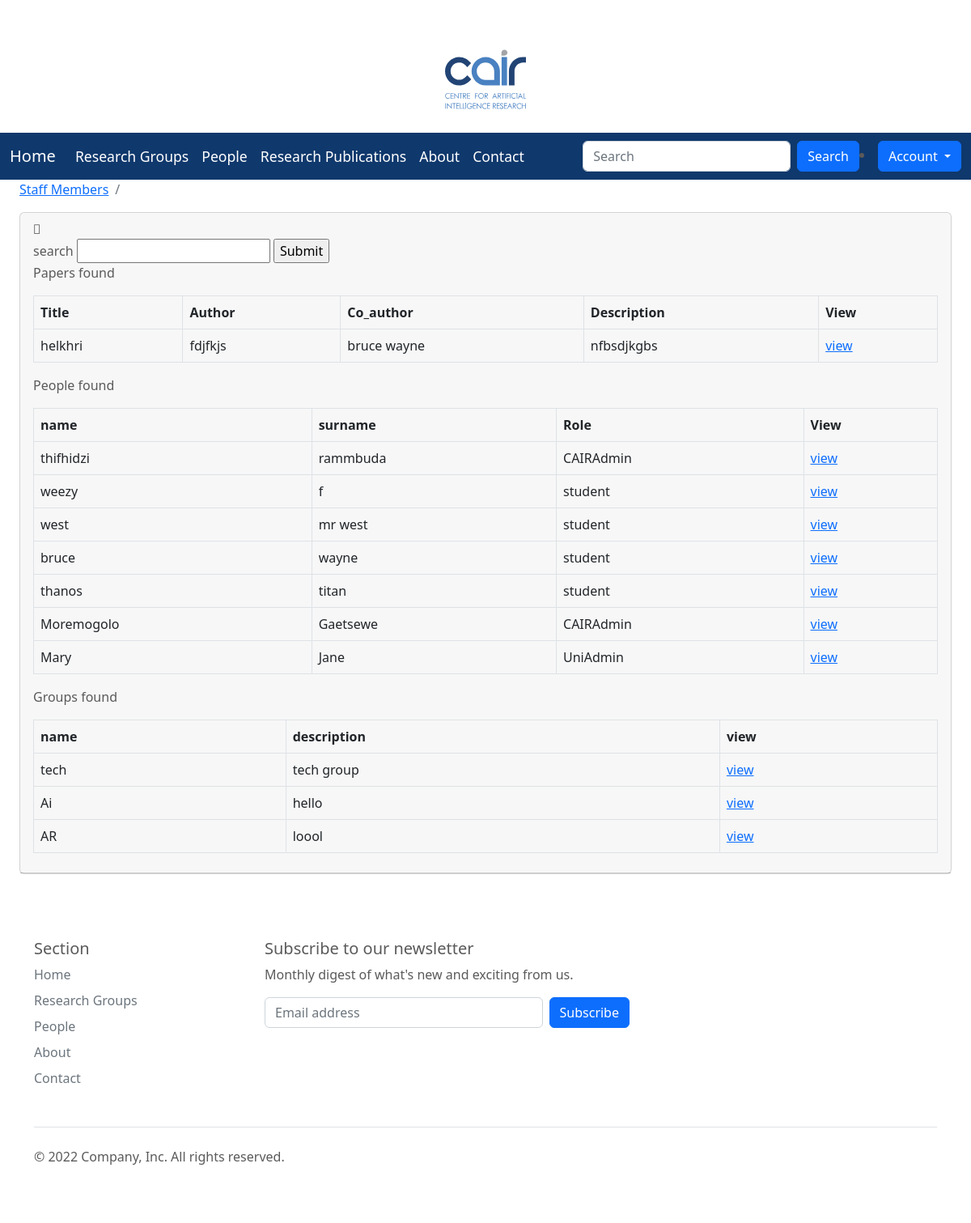
The app's page /search/ with its own data.
### researchapp/models.py (models this page shows, shortened)
class Paper(models.Model):
    title = models.CharField(max_length=100)
    author = models.CharField(max_length=50)
    co_author = models.CharField(max_length=50)
    description =  models.TextField()
    category  = models.ForeignKey(PaperType, on_delete=models.CASCADE, default=None,blank=True , null=TRUE)
    group = models.ForeignKey(Group, on_delete=models.CASCADE, default=None,blank=True , null=TRUE)
    publication = models.FileField(upload_to='pdf/publications')
    peerReview = models.FileField(upload_to='pdf/peerReview', blank=True , null=TRUE)
    created = models.DateField(auto_now_add=True)
    published_by=models.ForeignKey(User, on_delete=models.CASCADE, default=None,blank=True , null=TRUE)

class User(AbstractUser):
    role = models.ForeignKey(Role, on_delete=models.CASCADE, default=None,blank=True , null=TRUE)
    university = models.ForeignKey(University, on_delete=models.CASCADE, default=None,blank=True , null=TRUE)
    group = models.ForeignKey(Group, on_delete=models.CASCADE, default=None,blank=True , null=TRUE)
    bio = models.CharField(max_length=100, blank=True , null=TRUE)
    student_role = models.ForeignKey(StudentRole, on_delete=models.CASCADE, default=None,blank=True , null=TRUE)
    image = models.ImageField(upload_to = 'images/profilePic',blank=True , null=TRUE)
    is_active = models.BooleanField(default=True)

class Role(models.Model):
    RoleType = models.CharField(max_length=100)

class Group(models.Model):
    name = models.CharField(max_length=100)
    description = models.CharField(max_length=100)
    university = models.ForeignKey(University, on_delete=models.CASCADE, default=None, null=TRUE)
    created = models.DateField(auto_now_add=True)

### researchapp/views.py (the view)
# urls.py: path('search/', views.search, name = 'search'),
def search(request):
    query_string = ''
    found_entries = None
    if ('search' in request.GET) and request.GET['search'].strip():
        query_string = request.GET['search']
        entry_query = get_query(query_string, ['title', 'description','author'])
        entry_query_2 = get_query(query_string, ['username', 'first_name', 'last_name'])
        entry_query_3 = get_query(query_string, ['name'])
        paper_list= Paper.objects.all().filter(entry_query)
        people_list = User.objects.all().filter(entry_query_2)
        group_list = Group.objects.all().filter(entry_query_3)
        context = {
            'papers':paper_list,
            'people': people_list,
            'groups' : group_list
            }
        return render(request,'search.html',context )
    else:
        display_paper = Paper.objects.all()
        display_people = User.objects.all()
        group_list = Group.objects.all()
        context = {
            'papers':display_paper,
            'people': display_people,
            'groups' : group_list
            }
        return render(request, 'search.html', context)

### researchapp/templates/search.html (shortened to what this page needs)
{% extends 'base.html' %}
{%load static%}
{% block style %}
    <link rel="stylesheet" href="{% static 'css/style1.css' %}">
    <link href="https://cdn.jsdelivr.net/npm/bootstrap@5.2.0/dist/css/bootstrap.min.css"
    rel="stylesheet">
    <link href='https://cdnjs.cloudflare.com/ajax/libs/font-awesome/4.0.3/css/font-awesome.css' rel='stylesheet'>
    <body oncontextmenu='return false' class='snippet-body'>
{% endblock %}
{% block body %}
   <div class="container-fluid">
        <div class="row">
          <div class="col-12 mb-3">
          <div class="col-12 mb-3">
                <div id="content-wrapper">
        <div class="container-fluid">
            <ol class="breadcrumb">
                <li class="breadcrumb-item">
                    <a href="">Staff Members</a>
                </li>
                <li class="breadcrumb-item active"></li>
            </ol>
            <div class="card mb-3">
                <div class="card-header">
                    <i class="fas fa-table"></i>
<form method = 'GET'>
    <label for="search">search</label>
    <input type="text" id="search" name="search">
    <input type = 'submit' name = 'Search'/>
</form>
{% if papers %}
<p> Papers found </p>
    <div class="table-responsive">
                        <table class="table table-bordered" id="dataTable" width="100%" cellspacing="0">
        <tr>
            <th>Title</th>
            <th>Author</th>
            <th>Co_author</th>
            <th>Description</th>
            <th>View</th>
        </tr>
  {% for paper in papers%}
    <td>{{paper.title}}  </td>
    <td>{{paper.author}} </td>
    <td>{{paper.co_author}} </td>
    <td>{{paper.description}}  </td>
    <td> <a href="{{ paper.publication.url }}"> view </a></td>
  {% endfor%}
</table>
</div>
{% endif %}
{% if people %}
<p> People found </p>
  <div class="table-responsive">
                        <table class="table table-bordered" id="dataTable" width="100%" cellspacing="0">
    <tr>
        <th>name</th>
        <th>surname</th>
        <th>Role </th>
        <th> View</h>
    </tr>
  {% for person in people%}
    <td>{{person.first_name}}</td>
    <td>{{person.last_name}} </td>
    <td>{{person.role.RoleType}}  </td>
    <td><a href=' {% url 'avprofile' user.pk %} '> view </a>  </td>
  {% endfor%}
</table></div>
{% endif %}
{% if groups %}
<p> Groups found </p>
  <div class="table-responsive">
                        <table class="table table-bordered" id="dataTable" width="100%" cellspacing="0">
    <tr>
        <th>name</th>
        <th>description</th>
        <th>view</th>
    </tr>
  {% for group in groups%}
    <td>{{group.name}}</td>
    <td>{{group.description}} </td>
    <td><a href="{% url 'avGprofile' group.pk %}"> view</a>  </td>
  {% endfor%}
</table></div>
{% endif %}
</div></div></div></div></div></div></div></div></div>
{% endblock %}

### researchapp/static/css/carousel.css (style rules this page uses)
body { padding-top: 3rem; padding-bottom: 3rem; color: #5a5a5a; }

### records on screen
Paper: title "helkhri", author "fdjfkjs", co_author "bruce wayne", description "nfbsdjkgbs"
User: first_name "thifhidzi", last_name "rammbuda", role.RoleType "CAIRAdmin"
User: first_name "weezy", last_name "f", role.RoleType "student"
User: first_name "west", last_name "mr west", role.RoleType "student"
User: first_name "bruce", last_name "wayne", role.RoleType "student"
User: first_name "thanos", last_name "titan", role.RoleType "student"
User: first_name "Moremogolo", last_name "Gaetsewe", role.RoleType "CAIRAdmin"
User: first_name "Mary", last_name "Jane", role.RoleType "UniAdmin"
Group: name "tech", description "tech group"
Group: name "Ai", description "hello"
Group: name "AR", description "loool"
